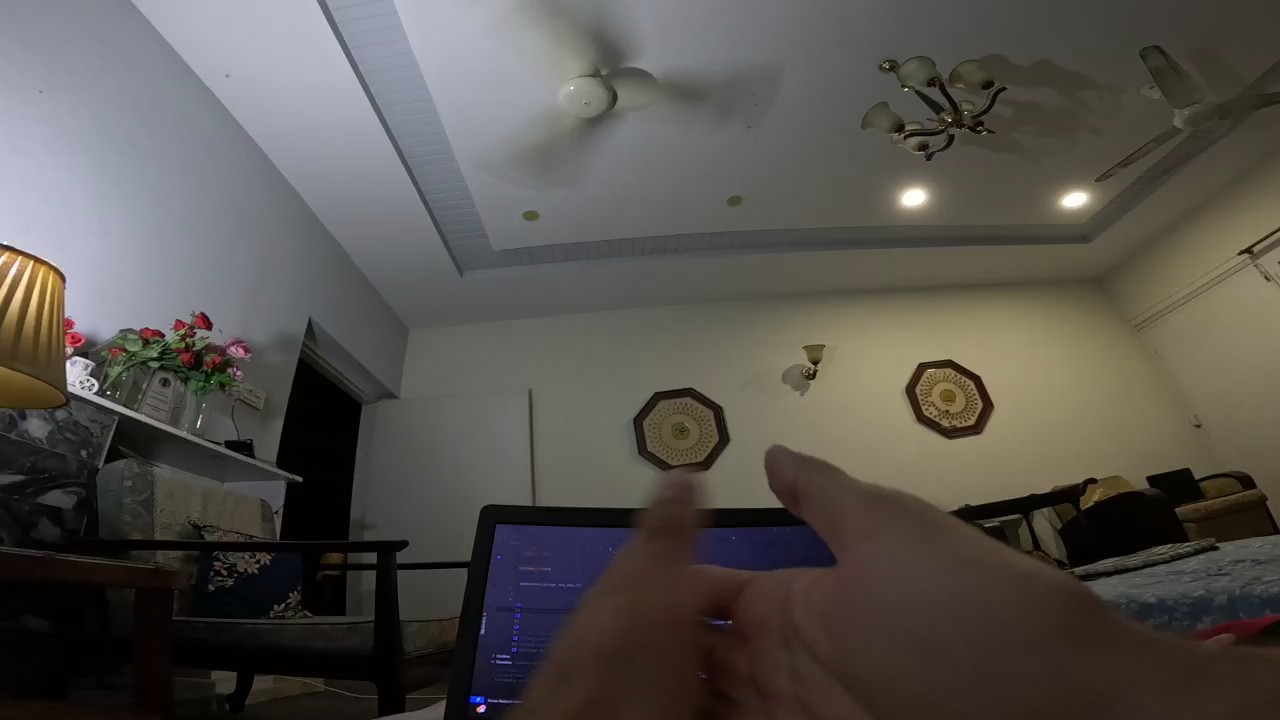
#> input picture ai_backend/keyframe_backend/medications_storage/6a6e439595ff22c2e2f91416/2026-08-09/4f7056cc-f18e-424f-9fd0-eb4eb493ac69.jpg, 1280 x 720 px, found by its file name; its folder holds 3 pictures in this run
$ python batch_coverage_test.py
#> lines starting #> are read from the running program, lines starting #| are printed output that depends on the picture
### ai_backend/detection_pipeline/ai/gesture.py
import mediapipe as mp
import numpy as np
import cv2
from collections import deque


class GestureDetector:
    """
    Hand gesture detector optimized for a body/chest-mounted wearable camera.

    Since the camera faces outward and cannot see the user's face,
    we track hand movement direction instead of hand-to-mouth proximity.

    Detection logic:
    1. Pill visible in frame (from PillDetector)
    2. Hand detected holding something (pinch/grip gesture)
    3. Hand moves UPWARD in frame toward the body (taking motion)
    4. Hand disappears from upper portion of frame (reached mouth off-camera)
    """

    def __init__(self, motion_history_size=20):
        self.mp_hands = mp.solutions.hands
        self.mp_draw  = mp.solutions.drawing_utils

        # static_image_mode=True: the pipeline feeds frames at ~1 FPS so
        # MediaPipe's inter-frame tracking is useless (state goes stale).
        # Each frame must be detected independently from scratch.
        # min_detection_confidence=0.35: balanced for body-cam streams.
        # False-positive protection lives in is_pill_in_hand() spatial checks.
        self.hands = self.mp_hands.Hands(
            static_image_mode=True,
            max_num_hands=2,
            min_detection_confidence=0.35,
            min_tracking_confidence=0.35
        )

        # Store hand position history to track motion direction
        self.hand_position_history = deque(maxlen=motion_history_size)
        self.motion_history_size = motion_history_size

    # [316 lines left out: functions _enhance_frame, _run_mediapipe, detect_hands, is_gripping_gesture, compute_upward_motion, is_hand_exiting_top and 4 more, not called in this run]

    def close(self):
        self.hands.close()

### ai_backend/tests/batch_coverage_test.py
"""A pass has to finish inside the buffer, or the dose happens in a blind gap.

Measured on this machine, 23 October 2026:

    pill model   500 ms a frame   (and flat in thread count: 2 threads 30.9 s,
                                   7 threads 31.7 s for 60 frames, 3-6 worse)
    MediaPipe    101 ms a frame
    60 frames through both        36 s
    rolling buffer                150 frames / 5 fps = 30 s

So a pass could not fit in the window it analyses. Live it was far worse --
169.6 s and 221.7 s -- because the shared item indexer was running tile scans
of 100+ regions on the same four physical cores. Between passes the buffer
turned over several times and those frames were never looked at by anything.
Three sessions reported pill=0.00 on nearly every frame while the detector,
run over the same session's saved frames, found pills at up to 0.74.

Two changes answer it, and this suite holds both:

The pill model now runs only on frames that contain a hand, because every
phase already requires one, so it cannot change an answer on the rest.

A second change -- skipping the shared item indexer's tile scan while a
medication batch ran -- was reverted. The contention it addressed was real but
secondary: the reason no dose was ever verified is that best_model.onnx cannot
see this wearer's tablets at all (see palm_pill_test.py). Paying for speed with
belongings, which demonstrably work, was the wrong trade.
"""
import os
import sys
import time
import warnings

warnings.filterwarnings("ignore")

AI = os.path.dirname(os.path.dirname(os.path.abspath(__file__)))
DP = os.path.join(AI, 'detection_pipeline')
os.chdir(DP)
sys.path.insert(0, DP)
sys.path.insert(0, AI)

import cv2

PASS = FAIL = 0


def check(label, ok, detail=""):
    global PASS, FAIL
    if ok:
        PASS += 1
        print(f"  PASS  {label}" + (f" -> {detail}" if detail else ""))
    else:
        FAIL += 1
        print(f"  FAIL  {label}" + (f" -> {detail}" if detail else ""))


print("Batch analysis: does a pass fit inside the buffer it analyses?\n")

# ── hands-first, on real frames ─────────────────────────────────────────
USER = "6a6e439595ff22c2e2f91416"
KF = os.path.join(AI, 'keyframe_backend', 'keyframe_storage', USER)
day = None
if os.path.isdir(KF):
    days = sorted(d for d in os.listdir(KF) if os.path.isdir(os.path.join(KF, d)))
    day = os.path.join(KF, days[-1]) if days else None

if not day:
    print("\n  SKIP  no stored frames for this wearer; the timing checks need real ones")
else:
    files = sorted(os.path.join(day, f) for f in os.listdir(day)
                   if f.lower().endswith('.jpg'))
    imgs = [cv2.imread(p) for p in files]
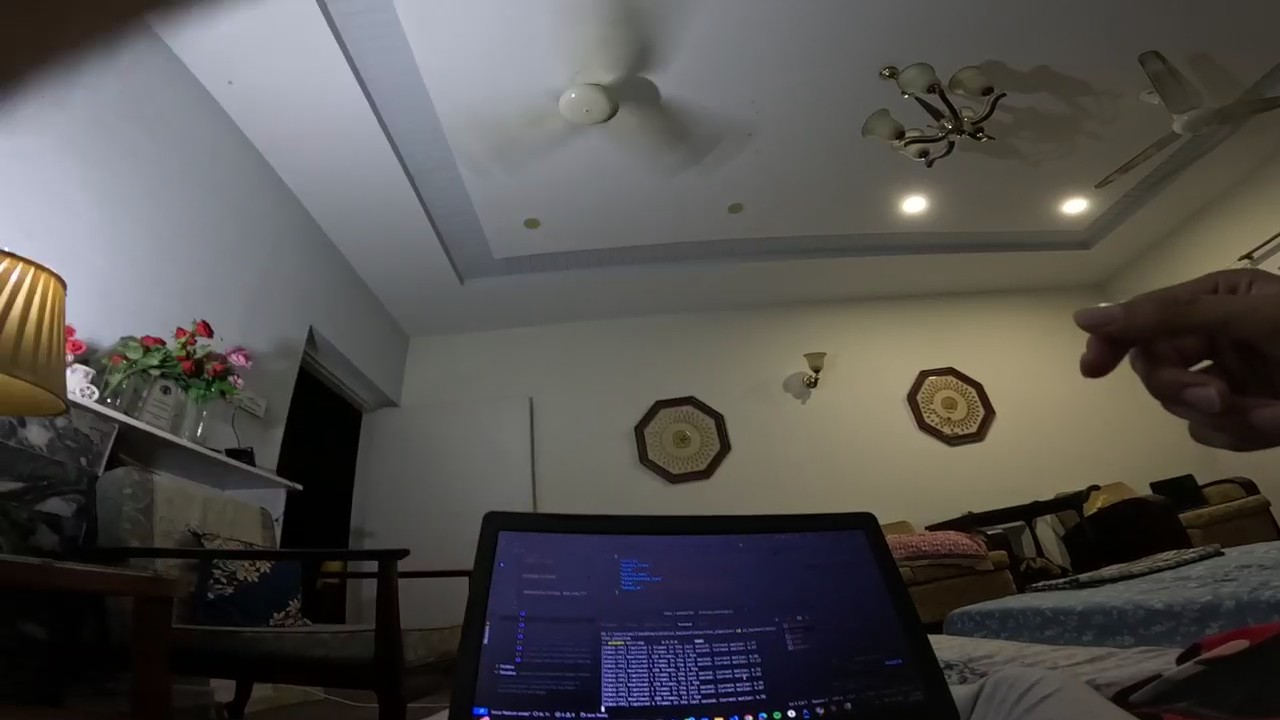
#> input picture ai_backend/keyframe_backend/medications_storage/6a6e439595ff22c2e2f91416/2026-08-09/a66e4d4c-61b6-43ef-8870-dbb875b9289c.jpg, 1280 x 720 px, found by its file name
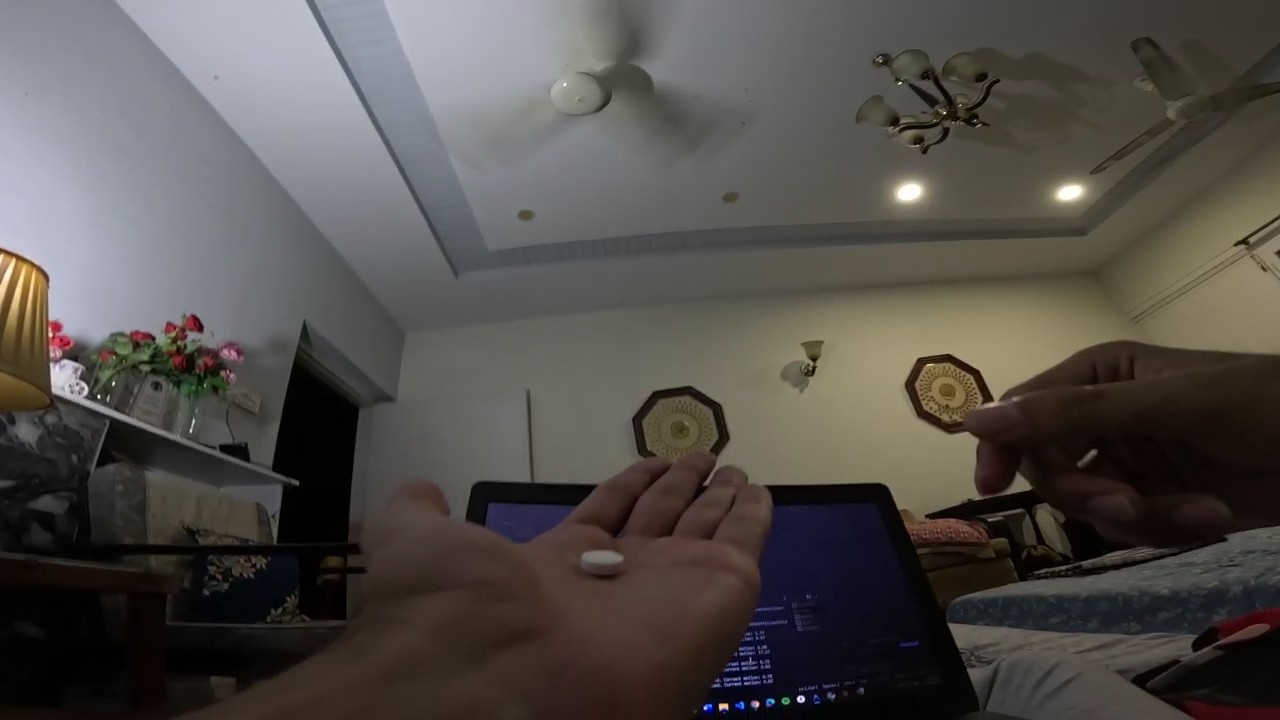
#> input picture ai_backend/keyframe_backend/medications_storage/6a6e439595ff22c2e2f91416/2026-08-09/f8e86bdf-1567-439b-a941-32a71dd3154b.jpg, 1280 x 720 px, found by its file name
#> imgs = 3 items
    imgs = [i for i in imgs if i is not None and i.shape[0] >= 240]
    print(f"\n  {len(imgs)} real frames from {os.path.basename(day)}")
#|   3 real frames from 2026-08-09

    from ai.gesture import GestureDetector
    from ai.detector import PillDetector

    g = GestureDetector()
#> (the run stopped early here; a loop or call above may not have finished)
